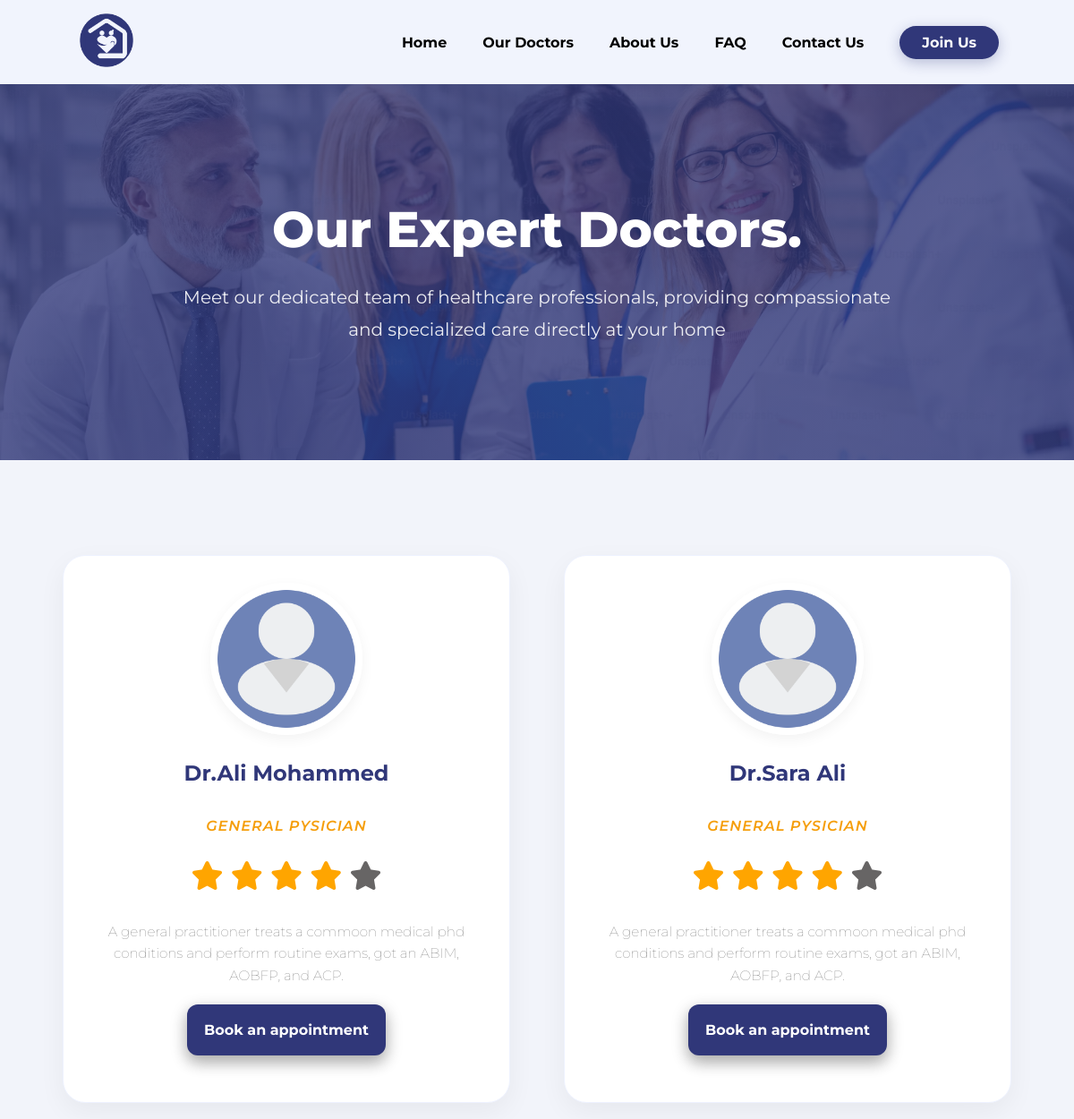
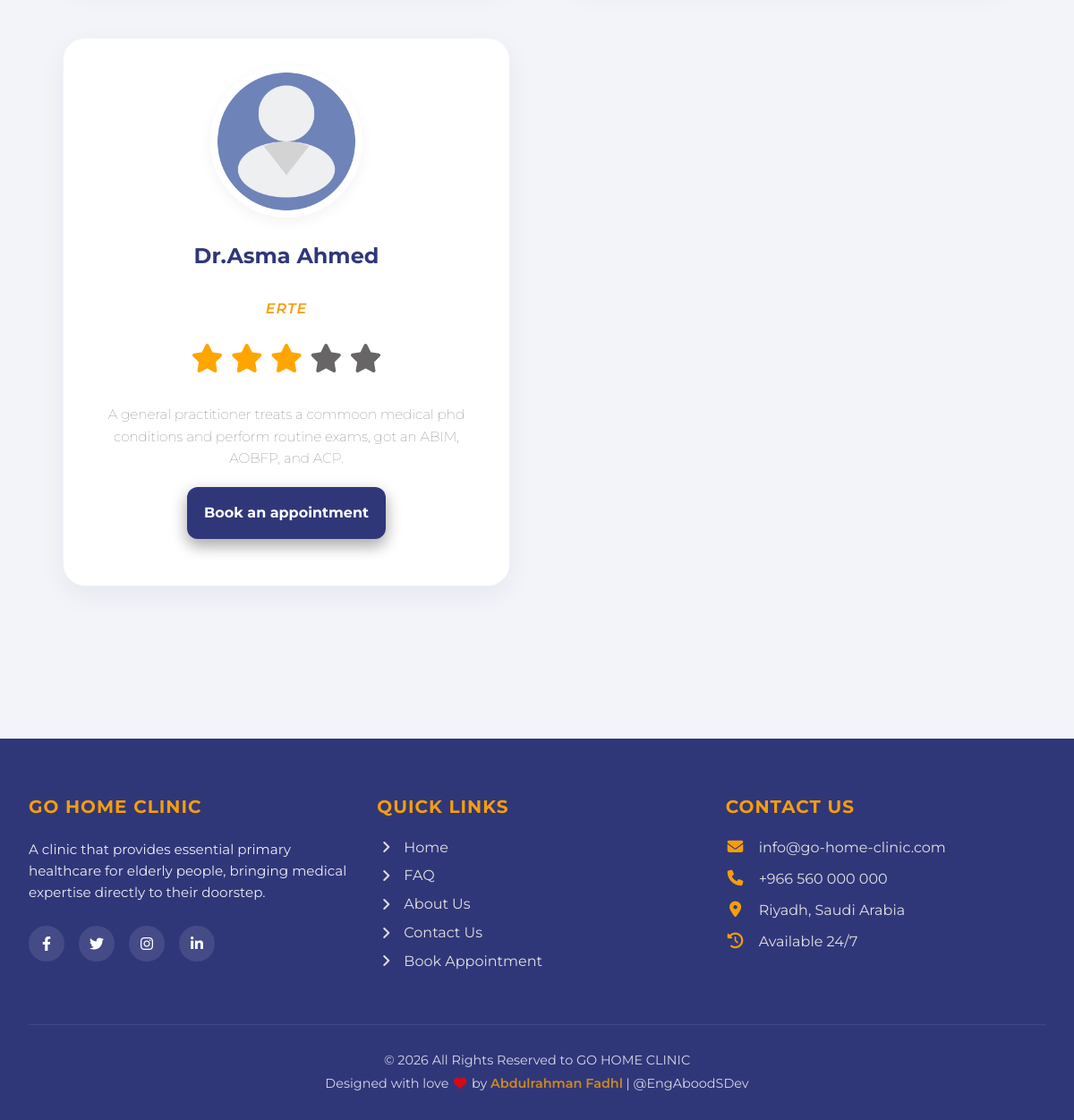
/OurDoctors.php, run on the app's committed database (2 pictures, top to bottom).
### tables this page shows
CREATE TABLE `doctor` (
  `dr_id` int(10) NOT NULL,
  `f_name` char(100) DEFAULT NULL,
  `l_name` char(100) DEFAULT NULL,
  `dr_email` varchar(100) NOT NULL,
  `dr_password` varchar(100) NOT NULL,
  `IsAvailable` tinyint(1) NOT NULL DEFAULT 1,
  `job` varchar(100) DEFAULT NULL,
  `job_details` text DEFAULT NULL,
  `dr_location` varchar(100) NOT NULL,
  `dr_phoneNo` bigint(10) NOT NULL,
  `v_id` int(10) DEFAULT NULL,
  `a_id` int(10) DEFAULT NULL
);

### webs.php (called while the page is built, shortened)
<?php
function isPatientLoggedIn()
{
    return isset($_COOKIE['patient_id']);
}
function isDoctorLoggedIn()
{
    return isset($_COOKIE['doctor_id']);
}

### Users.php (called while the page is built, shortened)
<?php
function getAllAvailableDoctors()
{
    $db = connectDB();
    $result = mysqli_query($db, "SELECT * FROM `doctor` where IsAvailable='1'");
    $AvailableDoctors = array();
    while ($row = mysqli_fetch_array($result)) {
        $AvailableDoctors[] = $row;
    }
    return $AvailableDoctors;
}
function getDpctorAvgRating($dr_id)
{
    $db = connectDB();
    $result = mysqli_query($db, "SELECT AVG(num_stars) as rating_avg FROM `review` WHERE dr_id=$dr_id");
    return mysqli_fetch_assoc($result);
}

### OurDoctors.php (the view, shortened to what this page needs)
<?php
require_once 'webs.php';
require_once 'Users.php';
$AvailableDoctors = getAllAvailableDoctors();
?>
<!DOCTYPE html>
<html>
<head>
    <link rel="stylesheet" href="css/all.min.css" />
    <link rel="stylesheet" href="css/framework.css">
    <link rel="stylesheet" href="css/master.css">
    <link rel="stylesheet" href="css/newstyle.css">
    <link rel="stylesheet" href="css/navstyles.css">
</head>
<body>
    <?php require_once('navbar.php'); ?>
    <section id="doctors-hero">
        <div class="doctors-hero-content">
            <h1>Our Expert Doctors.</h1>
            <p>Meet our dedicated team of healthcare professionals, providing compassionate and specialized care
                directly at your home</p>
        </div>
    </section>
    <section id="doctors-main">
        <div class="doctors-container">
            <div class="doctors-grid">
                <?php foreach ($AvailableDoctors as $Doctor) : ?>
                <div class="Doc_teams">
                    <div class="doc-img-container">
                        <img src="imgs/user (2).png" alt="Doctor Profile">
                    </div>
                    <div class="doc-card-content">
                        <div class="doc_name"><?php echo $Doctor['f_name'] . ' ' . $Doctor['l_name']; ?></div>
                        <div class="doc_desig"><?php echo $Doctor['job']; ?></div>
                        <div class="review_stars">
                            <?php $num_stars = round(getDpctorAvgRating($Doctor['dr_id'])['rating_avg']);
                                $count = 1;
                                while ($count <= 5) : ?>
                            <span
                                class="fa-solid fa-star <?php echo ($count <= $num_stars) ? " checked " : "" ?>"></span>
                            <?php ++$count;
                                endwhile; ?>
                        </div>
                        <div class="doc_about"> <?php echo $Doctor['job_details']; ?></div>
                        <div class="btn-doctor">
                            <a href="BookAbo.php?dr=<?php echo $Doctor['dr_id'] ?>" style="text-decoration: none;">
                                <button class="btn-1">Book an appointment</button>
                            </a>
                        </div>
                    </div>
                </div>
                <?php endforeach; ?>
            </div>
        </div>
    </section>
    <?php require_once('footer.php'); ?>
</body>
</html>

### navbar.php (shortened to what this page needs)
<?php
if (!isPatientLoggedIn() && !isDoctorLoggedIn())
    echo '
<header class="navbar">
    <a class="navlogo" href="Index.php"><img src="imgs/logo-without-background.png" alt="logo" width="70" height="70"></a>
    <nav>
        <ul class="nav__links">
            <li><a href="Index.php">Home</a></li>
            <li><a href="OurDoctors.php">Our Doctors</a></li>
            <li><a href="About.php">About Us</a></li>
            <li><a href="faq.php">FAQ</a></li>
            <li><a href="Contact.php">Contact Us</a></li>
        </ul>
    </nav>
    <p class="menu cta">Menu</p>
    <a class="cta primary-btn" href="Login.php">Join Us</a>
</header>
<div id="mobile__menu" class="overlay">
    <a class="close">&times;</a>
    <div class="overlay__content">
        <a href="Index.php">Home</a>
        <a href="OurDoctors.php">Our Doctors</a>
        <a href="About.php">About Us</a>
        <a href="faq.php">FAQ</a>
        <a href="Contact.php">Contact Us</a>
        <a href="Login.php">Join Us</a>
    </div>
</div>
';

### footer.php
<footer class="go_footer">
    <div class="footer-container">
        <div class="footer-row">
            <div class="fot_column brand-col">
                <h4>GO HOME CLINIC</h4>
                <p>A clinic that provides essential primary healthcare for elderly people, bringing medical expertise
                    directly to their doorstep.</p>
                <div class="social-icons">
                    <a href="https://www.facebook.com/go-home-clinic"><i
                            class="fa-brands fa-facebook-f fa-float"></i></a>
                    <a href="https://x.com/go-home-clinic"><i class="fa-brands fa-twitter fa-float"></i></a>
                    <a href="https://www.instagram.com/go-home-clinic"><i
                            class="fa-brands fa-instagram fa-float"></i></a>
                    <a href="https://www.linkedin.com/in/go-home-clinic"><i
                            class="fa-brands fa-linkedin-in fa-float"></i></a>
                </div>
            </div>
            <div class="link_column">
                <h4>Quick Links</h4>
                <ul class="link_cool">
                    <li><a href="Index.php"><i class="fa fa-angle-right"></i> Home</a></li>
                    <li><a href="faq.php"><i class="fa fa-angle-right"></i> FAQ</a></li>
                    <li><a href="About.php"><i class="fa fa-angle-right"></i> About Us</a></li>
                    <li><a href="Contact.php"><i class="fa fa-angle-right"></i> Contact Us</a></li>
                    <li><a href="OurDoctors.php"><i class="fa fa-angle-right"></i> Book Appointment</a></li>
                </ul>
            </div>
            <div class="cont_column">
                <h4>Contact Us</h4>
                <ul class="con_us">
                    <li>
                        <i class="fa-solid fa-envelope fa-jello"></i>
                        <span>info@go-home-clinic.com</span>
                    </li>
                    <li>
                        <i class="fa-solid fa-phone fa-jello"></i>
                        <span>+966 560 000 000</span>
                    </li>
                    <li>
                        <i class="fa-solid fa-location-dot fa-jello"></i>
                        <span>Riyadh, Saudi Arabia</span>
                    </li>
                    <li>
                        <i class="fa-solid fa-clock-rotate-left fa-jello"></i>
                        <span>Available 24/7</span>
                    </li>
                </ul>
            </div>
        </div>
    </div>
    <div class="copyright">
        <p>© 2026 All Rights Reserved to GO HOME CLINIC</p>
        <p class="developer">Designed with love <i style="color: red;" class="fa fa-heart"></i>
            by
            <a href="mailto:abdulrahmanfadhl@gmail.com">Abdulrahman Fadhl</a>
            | @EngAboodSDev
        </p>
    </div>
</footer>

### css/framework.css (style rules this page uses)
:root { --blue-color: #303779; --blue-alt-color: #0d69d5; --orange-color: #f59e0b; --green-color: #22c55e; --red-color: #f44336; --grey-color: #888; }

### css/master.css (style rules this page uses)
:root { --blue-color: #303779; --blue-alt-color: #3a727f; --orange-color: #f59e0b; --green-color: #22c55e; --red-color: #f44336; --grey-color: #888; }
* { box-sizing: border-box; }
body { margin: 0; font-family: "Montserrat", sans-serif; }
a { text-decoration: none; }
ul { list-style: none; padding: 0; }

### css/newstyle.css (style rules this page uses)
html { background: #f5f5f5; font-family: "Montserrat", sans-serif; }
body { overflow-x: hidden; background-color: #eef2ff7d; }
html { scroll-behavior: smooth; }
.primary-btn { background-color: #303779; color: #fff; box-shadow: 0 4px 15px rgba(48, 55, 121, 0.3); border: 2px solid #303779; }
p { font-family: "Montserrat", sans-serif; line-height: 1.5; }
p { font-size: 12px; }
body { font-family: "Montserrat", sans-serif !important; }
h1 { margin: 0 0 30px 0; text-align: center; }
button { position: relative; cursor: pointer; padding: 19px 39px 18px 39px; color: #fff; background-color: #405fbb; font-size: 20px; text-align: center; font-style: normal; font-family: "Montserrat", sans-serif; border-radius: 10px; width: 100%; border: none; box-shadow: 0 -1px 0 rgba(255, 255, 255, 0.1) inset; margin-bottom: 10px; }
.btn-doctor { margin: 20px auto; }
.btn-1 { display: block; border: none; background: #5a81fa; padding: 10px 15px; color: #fff; font-size: 16px; border-radius: 10px; cursor: pointer; font-family: "Montserrat", sans-serif; outline: none; transition: background 1s; box-shadow: 0 8px 16px 0 rgba(0, 0, 0, 0.2), 0 6px 20px 0 rgba(0, 0, 0, 0.19); position: center; width: 100%; }
.Doc_teams, .Review_teams { margin: 10px; padding: 22px; cursor: pointer; transition: 0.4s; box-sizing: border-box; background: #eef2ff7d; border-radius: 12px; }
.Doc_teams img { width: 150px; height: 150px; }
.doc_name, .reviewer_name { padding: 12px; font-weight: bold; font-size: 16px; }
.doc_desig, .review_stars { font-style: italic; color: #676565; text-align: center; margin: 15px; }
.doc_about, .review_about { margin: 20px 0; font-weight: lighter; color: #302f2f; }
.checked { color: orange; }
.review_stars span { font-size: xx-large; }
#doctors-hero { background: linear-gradient(rgba(48, 55, 121, 0.8), rgba(48, 55, 121, 0.8)), url("../imgs/doctors-bg.jpg") center/cover; padding: 8rem 5%; color: #fff; text-align: center; }
.doctors-hero-content { max-width: 800px; margin: 0 auto; }
.doctors-hero-content h1 { font-size: 3.5rem; font-weight: 800; margin-bottom: 1.5rem; font-family: "Montserrat", sans-serif; }
.doctors-hero-content p { font-size: 1.25rem; line-height: 1.8; opacity: 0.9; }
#doctors-main { padding: 6rem 5%; }
.doctors-container { max-width: 1200px; margin: 0 auto; }
.doctors-grid { display: grid; grid-template-columns: repeat(auto-fill, minmax(350px, 1fr)); gap: 2.5rem; }
.Doc_teams { background: #fff; border-radius: 25px; overflow: hidden; box-shadow: 0 10px 30px rgba(0, 0, 0, 0.05); transition: all 0.3s ease; border: 1px solid #eef2ff; display: flex; flex-direction: column; }
.doc-img-container { width: 170px; height: 170px; display: flex; justify-content: center; align-items: center; border-radius: 50%; margin: 0.5rem auto 0; overflow: hidden; border: 5px solid #fff; box-shadow: 0 5px 15px rgba(0, 0, 0, 0.05); }
.Doc_teams img { width: 100%; height: 100%; object-fit: cover; }
.doc-card-content { padding: 1rem 1rem 0; text-align: center; flex-grow: 1; display: flex; flex-direction: column; }
.Doc_teams .doc_name { font-size: 1.5rem; font-weight: 700; color: #303779; margin-bottom: 0.5rem; }
.Doc_teams .doc_desig { font-size: 1rem; font-weight: 600; color: #f59e0b; text-transform: uppercase; letter-spacing: 1px; }
.Doc_teams .doc_about { font-size: 0.95rem; line-height: 1.6; color: #666; flex-grow: 1; }
.Doc_teams .btn-doctor { margin-top: auto; }
.Doc_teams .btn-1 { width: 100%; background-color: #303779; color: #fff; padding: 1.2rem; border-radius: 12px; font-weight: 700; border: none; cursor: pointer; transition: all 0.3s ease; font-size: 1rem; }

### data on the page
doctor: f_name "Dr.Ali", l_name "Mohammed", job "GENERAL PYSICIAN", job_details "A general practitioner treats a commoon medical phd conditions and perform routine exams, got an ABIM, AOBFP, and ACP."
doctor: f_name "Dr.Sara", l_name "Ali", job "GENERAL PYSICIAN", job_details "A general practitioner treats a commoon medical phd conditions and perform routine exams, got an ABIM, AOBFP, and ACP."
doctor: f_name "Dr.Asma", l_name "Ahmed", job "ERTE", job_details "A general practitioner treats a commoon medical phd conditions and perform routine exams, got an ABIM, AOBFP, and ACP."
